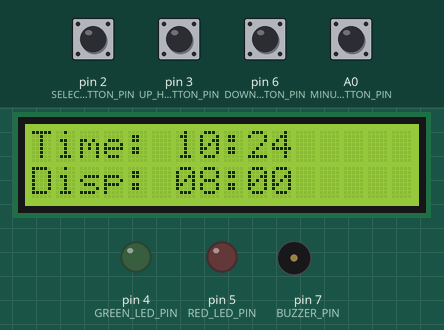
Simulated run of this sketch. Board: Arduino Uno, built with avr-gcc and run on an emulated ATmega328P. Parts: 16×2 character LCD, output pins drawn as LEDs (lit = HIGH), buzzer (waves = sounding, pin HIGH). The inputs (shaded band) are chosen by the test bench; at power-on: A0 (MINUTE_BUTTON_PIN), pin 2 (SELECT_BUTTON_PIN), pin 3 (UP_HOUR_BUTTON_PIN), pin 6 (DOWN_HOUR_BUTTON_PIN) HIGH. The local clock reads 2024-03-15 10:24:30 at power-on unless the sketch sets it.

Above: at 1.2 s.
1.3 s: pin 2 (SELECT_BUTTON_PIN) pulled LOW for 3.2 s
At 2.3 s:
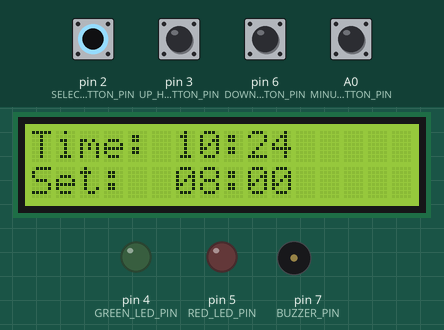
6.0 s: pin 2 (SELECT_BUTTON_PIN) pulled LOW for 0.25 s
8.1 s: pin 3 (UP_HOUR_BUTTON_PIN) pulled LOW for 0.25 s
10.3 s: pin 6 (DOWN_HOUR_BUTTON_PIN) pulled LOW for 1 s
At 12.3 s:
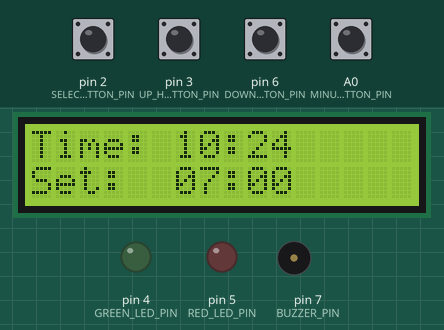
12.9 s: A0 (MINUTE_BUTTON_PIN) pulled LOW for 0.25 s
At 14.0 s:
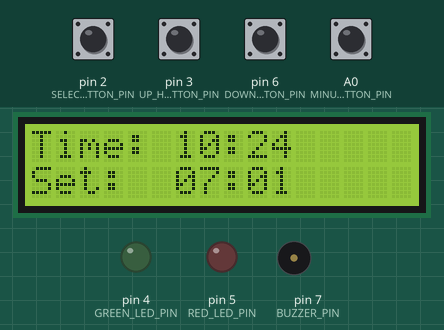
15.0 s: pin 3 (UP_HOUR_BUTTON_PIN) pulled LOW for 1 s
At 17.0 s:
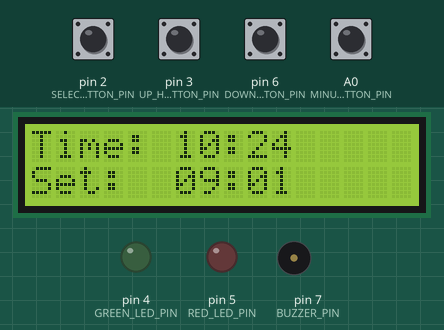
Timing chart, 0 to 18.5 s (numbered marks = the images above; inputs shaded):
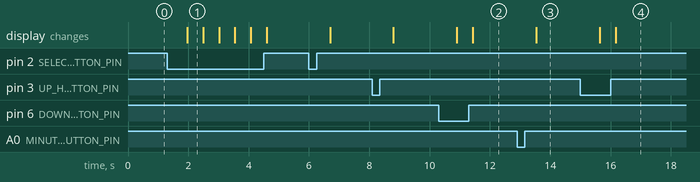

Measured:
- after the input at 1.3 s, the display: changes after 0.67 s (image 1)
- after the input at 10.3 s, the display: first changes after 0.61 s (image 2 shows a later state)
- after the input at 12.9 s, the display: changes after 0.63 s (image 3)
- after the input at 15.0 s, the display: first changes after 0.64 s (image 4 shows a later state)
- what the display in image 1 shows lasts 0.5 s, from 2.0 s to 2.5 s

The sketch:

main.ino
```cpp
#include <Wire.h>
#include <LiquidCrystal_I2C.h>
#include <DS3231.h>
#include <Stepper.h>

// LCD and RTC
LiquidCrystal_I2C lcd(0x27, 16, 2);
DS3231 rtc;

// Stepper Motor 28BYJ-48 (ULN2003)
const int STEPS_PER_REVOLUTION = 2048;
Stepper stepper(STEPS_PER_REVOLUTION, 8, 10, 9, 11); // IN1, IN3, IN2, IN4

// Pins
const int BUZZER_PIN = 7;
const int GREEN_LED_PIN = 4;
const int RED_LED_PIN = 5;
const int SELECT_BUTTON_PIN = 2;
const int UP_HOUR_BUTTON_PIN = 3;
const int DOWN_HOUR_BUTTON_PIN = 6;
const int MINUTE_BUTTON_PIN = A0;
const int SENSOR_PIN = A1;

int dispensingHour = 8;
int dispensingMinute = 0;
bool hasDispensed = false;
bool adjustingTime = false;

void setup() {
  Serial.begin(9600);

  pinMode(BUZZER_PIN, OUTPUT);
  pinMode(GREEN_LED_PIN, OUTPUT);
  pinMode(RED_LED_PIN, OUTPUT);
  pinMode(SELECT_BUTTON_PIN, INPUT_PULLUP);
  pinMode(UP_HOUR_BUTTON_PIN, INPUT_PULLUP);
  pinMode(DOWN_HOUR_BUTTON_PIN, INPUT_PULLUP);
  pinMode(MINUTE_BUTTON_PIN, INPUT_PULLUP);
  pinMode(SENSOR_PIN, INPUT);

  lcd.init();
  lcd.backlight();

  Wire.begin();

  stepper.setSpeed(10); // RPM
}

void loop() {
  bool h12Flag, pmFlag;

  int currentHour = rtc.getHour(h12Flag, pmFlag);
  int currentMinute = rtc.getMinute();

  // Display current time
  lcd.setCursor(0, 0);
  lcd.print("Time: ");
  lcd.print(formatTime(currentHour, currentMinute));

  // Display dispensing time
  lcd.setCursor(0, 1);
  if (adjustingTime) {
    lcd.print("Set:  ");
  } else {
    lcd.print("Disp: ");
  }
  lcd.print(formatTime(dispensingHour, dispensingMinute));

  // Toggle time setting mode
  if (digitalRead(SELECT_BUTTON_PIN) == LOW) {
    adjustingTime = !adjustingTime;
    delay(300);
  }

  if (adjustingTime) {
    if (digitalRead(UP_HOUR_BUTTON_PIN) == LOW) {
      dispensingHour = (dispensingHour + 1) % 24;
      delay(300);
    }
    if (digitalRead(DOWN_HOUR_BUTTON_PIN) == LOW) {
      dispensingHour = (dispensingHour - 1 + 24) % 24;
      delay(300);
    }
    if (digitalRead(MINUTE_BUTTON_PIN) == LOW) {
      dispensingMinute = (dispensingMinute + 1) % 60;
      delay(300);
    }
  } else {
    if (currentHour == dispensingHour && currentMinute == dispensingMinute && !hasDispensed) {
      dispenseMedicine();
      hasDispensed = true;
    }
    if (currentMinute != dispensingMinute) {
      hasDispensed = false;
    }
  }

  delay(200);
}

void dispenseMedicine() {
  // Sound the buzzer until a button is pressed
  digitalWrite(BUZZER_PIN, HIGH);
  while (
    digitalRead(SELECT_BUTTON_PIN) == HIGH &&
    digitalRead(UP_HOUR_BUTTON_PIN) == HIGH &&
    digitalRead(DOWN_HOUR_BUTTON_PIN) == HIGH &&
    digitalRead(MINUTE_BUTTON_PIN) == HIGH
  ) {
    delay(100);
  }
  digitalWrite(BUZZER_PIN, LOW);

  // Rotate motor 60 degrees (≈342 steps)
  stepper.step(342);

  // Check if medicine was collected
  if (digitalRead(SENSOR_PIN) == HIGH) {
    digitalWrite(GREEN_LED_PIN, HIGH);
    digitalWrite(RED_LED_PIN, LOW);
  } else {
    digitalWrite(GREEN_LED_PIN, LOW);
    digitalWrite(RED_LED_PIN, HIGH);
  }

  delay(3000);
  digitalWrite(GREEN_LED_PIN, LOW);
  digitalWrite(RED_LED_PIN, LOW);
}

String formatTime(int hour, int minute) {
  String timeStr = "";
  if (hour < 10) timeStr += "0";
  timeStr += String(hour) + ":";
  if (minute < 10) timeStr += "0";
  timeStr += String(minute);
  return timeStr;
}
```
